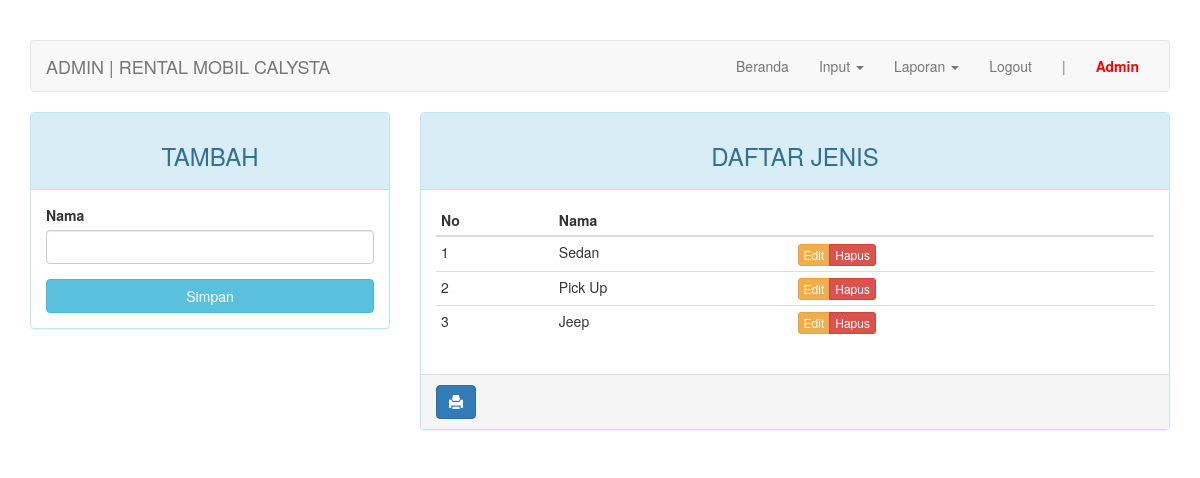
/admin/index.php?page=jenis (signed in), run on an earlier commit of the app's database.
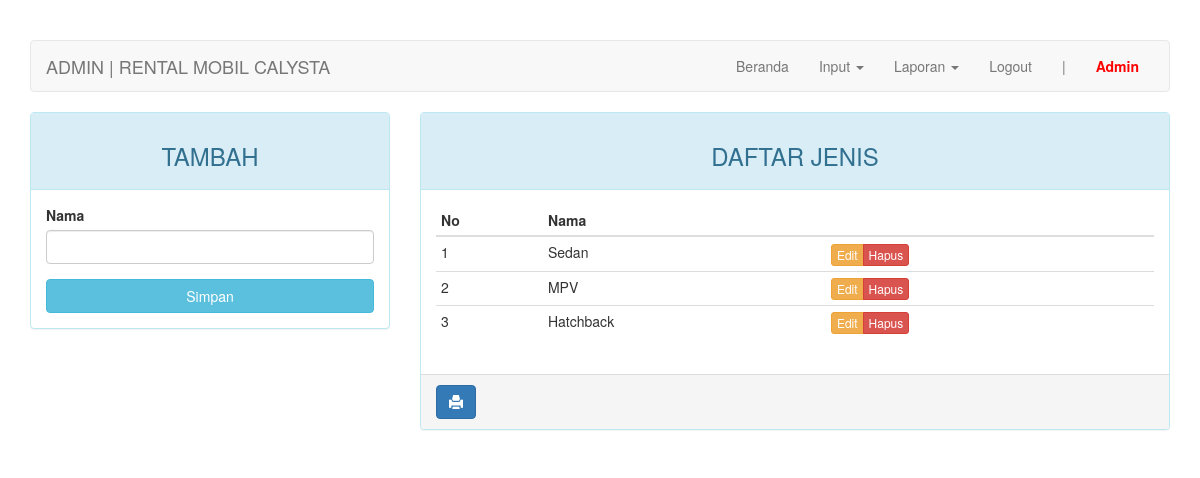
And on a later commit of the database.
### tables this page shows
CREATE TABLE `jenis` (
  `id_jenis` int(4) NOT NULL,
  `nama` varchar(30) NOT NULL
);

### admin/page/jenis.php (the view, shortened to what this page needs)
<?php
$update = (isset($_GET['action']) AND $_GET['action'] == 'update') ? true : false;
?>
<div class="row">
	<div class="col-md-4 hidden-print">
	    <div class="panel panel-<?= ($update) ? "warning" : "info" ?>">
	        <div class="panel-heading"><h3 class="text-center"><?= ($update) ? "EDIT" : "TAMBAH" ?></h3></div>
	        <div class="panel-body">
	            <form action="<?=$_SERVER['REQUEST_URI']?>" method="POST">
	                <div class="form-group">
	                    <label for="nama">Nama</label>
	                    <input type="text" name="nama" class="form-control" <?= (!$update) ?: 'value="'.$row["nama"].'"' ?>>
	                </div>
	                <button type="submit" class="btn btn-<?= ($update) ? "warning" : "info" ?> btn-block">Simpan</button>
	            </form>
	        </div>
	    </div>
	</div>
	<div class="col-md-8">
	    <div class="panel panel-info">
	        <div class="panel-heading"><h3 class="text-center">DAFTAR JENIS</h3></div>
	        <div class="panel-body">
	            <table class="table table-condensed">
	                <thead>
	                    <tr>
	                        <th>No</th>
	                        <th>Nama</th>
	                        <th class="hidden-print"></th>
	                    </tr>
	                </thead>
	                <tbody>
	                    <?php $no = 1; ?>
	                    <?php if ($query = $connection->query("SELECT * FROM jenis")): ?>
	                        <?php while($row = $query->fetch_assoc()): ?>
	                        <tr>
	                            <td><?=$no++?></td>
															<td><?=$row['nama']?></td>
	                            <td class="hidden-print">
	                                <div class="btn-group">
	                                    <a href="?page=jenis&action=update&key=<?=$row['id_jenis']?>" class="btn btn-warning btn-xs">Edit</a>
	                                    <a href="?page=jenis&action=delete&key=<?=$row['id_jenis']?>" class="btn btn-danger btn-xs">Hapus</a>
	                                </div>
	                            </td>
	                        </tr>
	                        <?php endwhile ?>
	                    <?php endif ?>
	                </tbody>
	            </table>
	        </div>
			    <div class="panel-footer hidden-print">
			        <a onClick="window.print();return false" class="btn btn-primary"><i class="glyphicon glyphicon-print"></i></a>
			    </div>
	    </div>
	</div>
</div>

What changed in the data, as far as the page shows it:
removed jenis: nama "Pick Up"
removed jenis: nama "Jeep"
added jenis: nama "MPV"
added jenis: nama "Hatchback"
